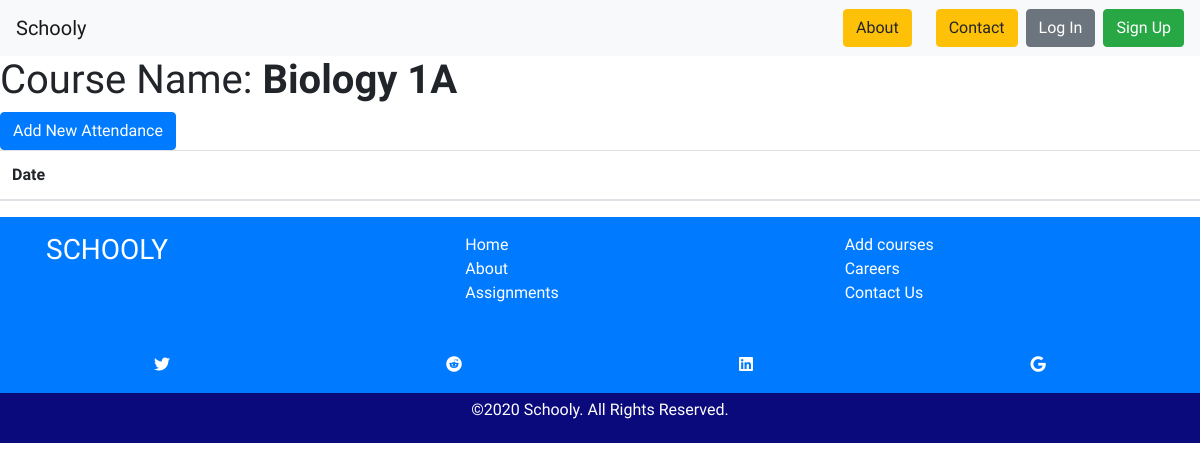
Before: /attendance/courses/1/ with the older database file.
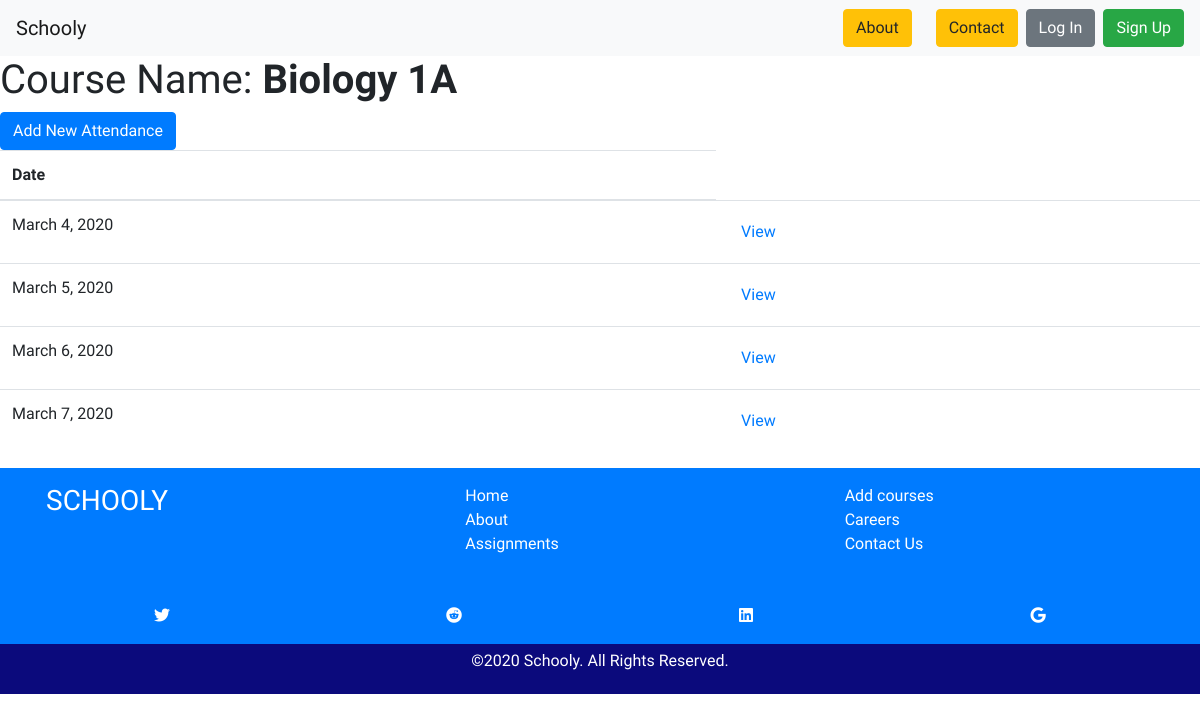
After: the same page with the newer database file.
### attendance/models.py (models this page shows, shortened)
class CourseAttendance(models.Model):
    course = models.ForeignKey(Course, on_delete = models.CASCADE)
    date = models.DateField(null=True)

### attendance/views.py (the view)
# urls.py: path('courses/<int:pk>/', views.AttendanceCourseDetailView.as_view(), name='courseattendance-detail-page'),
class AttendanceCourseDetailView(View):
    def get(self, request, *args, **kwargs):
        course = get_object_or_404(Course, pk=kwargs['pk'])
        attendances = CourseAttendance.objects.filter(course=course)
        context = {'course': course, 'attendances': attendances}
        return render(request, 'courseattendance_detail.html', context)

### classes/templates/courseattendance_detail.html
{% extends 'base.html' %}
{% block content %}
<h1>Course Name: <b>{{ course.course_name }}</b></h1>
<a class="btn btn-primary" href="#" role="button">Add New Attendance</a>
<table class="table">
    <thead>
      <tr>
        <th scope="col">Date</th>
      </tr>
    </thead>
    <tbody>
      {% for attendance in attendances %}
      <tr>
        <td href="#">{{ attendance.date}}</td>
        <td><a class="btn btn-link" href="{% url 'attendance-detail-page' course.id %}" role="button">View</a></td>
      </tr>
      {% endfor %}
    </tbody>
  </table>
{% endblock %}

Changed rows visible on the page:
added CourseAttendance: date "March 4, 2020"
added CourseAttendance: date "March 5, 2020"
added CourseAttendance: date "March 6, 2020"
added CourseAttendance: date "March 7, 2020"
